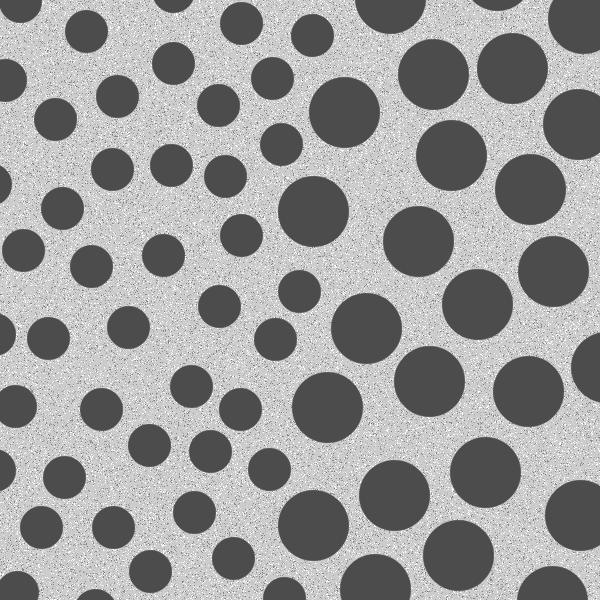
#> input picture pract/blob.jpg, 600 x 600 px
$ python 2.py
#> lines starting #> are read from the running program, lines starting #| are printed output that depends on the picture
import cv2
import numpy as np
from matplotlib import pyplot as plt

img = cv2.imread('blob.jpg',0)
#> img is the input picture: shape (600, 600); min 35, max 255, mean 153.5

img = cv2.medianBlur(img,11)

cimg = cv2.cvtColor(img,cv2.COLOR_GRAY2BGR)

circles = cv2.HoughCircles(img,cv2.HOUGH_GRADIENT,1,20,param1=50,param2=30,minRadius=30,maxRadius=50)
#> circles = 20 rows, first 8: [512.5, 67.5, 35.1], [313.5, 524.5, 35.1], [553.5, 271.5, 35.1], [313.5, 211.5, 35.1], [343.5, 112.5, 35.1], [527.5, 391.5, 35.1], [476.5, 304.5, 35.1], [417.5, 240.5, 34.9]

circles = np.uint16(np.around(circles))
#> circles = 20 rows, first 8: [512, 68, 35], [314, 524, 35], [554, 272, 35], [314, 212, 35], [344, 112, 35], [528, 392, 35], [476, 304, 35], [418, 240, 35]
temp = np.zeros(cimg.shape, np.uint16)
temp[:, :] = [255, 255, 255]
for i in circles[0,:]:
    cv2.circle(temp,(i[0],i[1]),i[2],(255,0,0),-1)
#> this loop made 20 passes
#> i on passes 1 to 12: [512, 68, 35], [314, 524, 35], [554, 272, 35], [314, 212, 35], [344, 112, 35], [528, 392, 35], [476, 304, 35], [418, 240, 35], [366, 328, 35], [394, 494, 35], [428, 380, 35], [452, 156, 35]
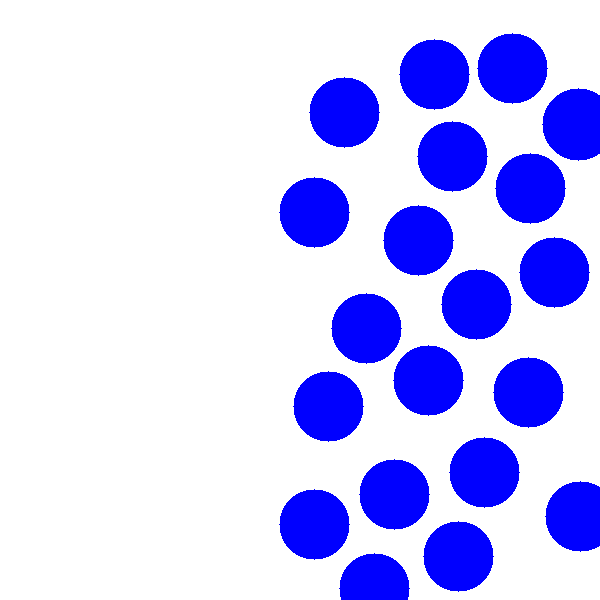
#> temp: shape (600, 600, 3) uint16; mean of channels 0, 1, 2 255, 201.9, 201.9; drawn as B, G, R

cv2.imwrite("big_blobs.jpg",temp)
circles = cv2.HoughCircles(img,cv2.HOUGH_GRADIENT,1,20,param1=50,param2=30,minRadius=10,maxRadius=25)
#> circles = 36 rows, first 8: [280.5, 143.5, 21], [225.5, 175.5, 21], [240.5, 409.5, 21], [128.5, 326.5, 20.8], [241.5, 23.5, 21], [150.5, 571.5, 21], [269.5, 468.5, 21], [48.5, 338.5, 21]

circles= np.uint16(np.around(circles))
#> circles = 36 rows, first 8: [280, 144, 21], [226, 176, 21], [240, 410, 21], [128, 326, 21], [242, 24, 21], [150, 572, 21], [270, 468, 21], [48, 338, 21]
temp = np.zeros(cimg.shape, np.uint16)
temp[:, :] = [255, 255, 255]

for i in circles[0,:]:
    cv2.circle(temp,(i[0],i[1]),i[2],(0,0,255),-1)
#> this loop made 36 passes
#> i on passes 1 to 12: [280, 144, 21], [226, 176, 21], [240, 410, 21], [128, 326, 21], [242, 24, 21], [150, 572, 21], [270, 468, 21], [48, 338, 21], [86, 30, 21], [148, 444, 21], [162, 254, 21], [170, 164, 21]
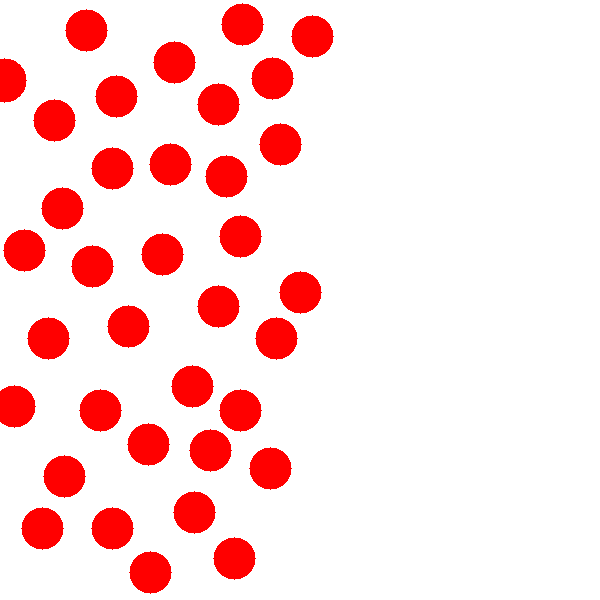
#> temp: shape (600, 600, 3) uint16; mean of channels 0, 1, 2 220.4, 220.4, 255; drawn as B, G, R

cv2.imwrite("small_blobs.jpg",temp)
